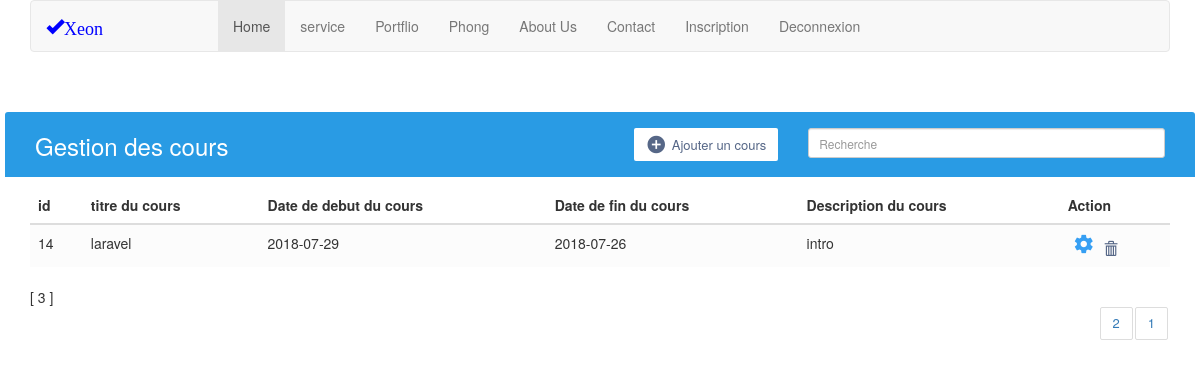
The app's page /cours_panel.php?page=3 with its own data.
### tables this page shows
CREATE TABLE `cours` (
  `id` int(20) NOT NULL,
  `titre` text NOT NULL,
  `debut` date NOT NULL,
  `fin` date NOT NULL,
  `description` text NOT NULL
);

### cours_panel.php (the view, shortened to what this page needs)
<!DOCTYPE html>
<html>
<head>
    <link rel="stylesheet" type="text/css" media="screen" href="main.css" />
<link rel="stylesheet" href="https://maxcdn.bootstrapcdn.com/font-awesome/4.7.0/css/font-awesome.min.css">
<link rel="stylesheet" href="https://maxcdn.bootstrapcdn.com/bootstrap/3.3.7/css/bootstrap.min.css">
</head>
<body>
<div class="container" >
  <nav class="navbar navbar-default">
    <div class="container-fluid">
      <div class="navbar-header">
        <a class="navbar-brand" href="#" style="margin-right: 100px;"> <span class="glyphicon glyphicon-ok" style="color: blue;" >Xeon</span></a>
      </div>
      <ul class="nav navbar-nav" class="nav">
        <li class="active" class="li"><a href="#">Home</a></li>
        <li class="li" ><a href="#">service</a></li>
        <li class="li" ><a href="#">Portflio</a></li>
        <li class="li" ><a href="#">Phong</a></li>
        <li class="li" ><a href="#">About Us</a></li>
        <li class="li" ><a href="#">Contact</a></li>
        <li class="li" ><a href="inscription.php">Inscription</a></li>
        <li class="li" ><a href='logout.php'>Deconnexion</a>
        </li>
      </ul>
    </div>
  </nav>
</div>
    <div class="container"   style="margin-top:5%">
        <div class="table-title">
            <div class="row">
                <div class="col-md-4">
                    <h2>Gestion des cours</h2>
                </div>
                <div class="col-md-4">
                    <a href="ajout.php" class="btn btn-primary"><i class="material-icons">&#xE147;</i> <span>Ajouter un cours</span></a>
                </div>
                <div class="col-md-4">
                    <input type="text" class="input-sm form-control"placeholder="Recherche" class="btn btn-default">
                </div>
            </div>
        </div>
<?php
$coursParPage =5;
include('connexion.php');
$retour_total = $con->query('SELECT COUNT(*) AS total FROM cours');
$donnees_total=$retour_total->fetch();
$total=$donnees_total['total'];
$nombreDePages=ceil($total/$coursParPage);
?>
<?php
if(isset($_GET['page']))
{
     $pageActuelle=intval($_GET['page']);
}
else
{
     $pageActuelle=1;
}
$premiereEntree=($pageActuelle-1)*$coursParPage;
?>
  <table class="table table-striped table-hover">
                <thead>
                    <tr>
                        <th>id</th>
                        <th>titre du cours</th>
						<th>Date de debut du cours </th>
                        <th>Date de fin du cours </th>
						<th>Description du cours</th>
                        <th>Action</th>
                    </tr>
                </thead>
                <tbody>
                <?php
                            include("connexion.php");
                $mor=$con->query("SELECT * FROM cours ORDER BY id LIMIT $premiereEntree,$coursParPage");
                while ($donnees = $mor->fetch())
                {
                    echo "<td> $donnees[id] </td> ";
                    echo "<td> $donnees[titre] </td> ";
                    echo "<td> $donnees[debut] </td>";
                    echo "<td> $donnees[fin]</td>";
                    echo "<td> $donnees[description] </td>";
                    echo "<td> <a href='edit.php?id=$donnees[id]' class='settings' title='modifier'><i class='material-icons'>&#xE8B8;</i></a>
                    <a href='delete.php?id=$donnees[id]' classe='delete' title='Supprimer' ><span class='glyphicon glyphicon-trash'></span></a> </td>";
                }
                 ?>
                 </tbody>
                   </table>
<?php
for($i=1; $i<=$nombreDePages; $i++)
{
     if($i==$pageActuelle)
     {
         echo " [ $i ] ";
     }
     else
     {
         echo "<div class='clearfix'>
                    <div class='hint-text'></div>
                    <ul class='pagination'>
                        <li class='page-item'><a href='cours_panel.php?page=$i' class='page-link'>$i</a></li>
                 </ul>";
     }
    }
?>
</body>
</html>

### main.css (style rules this page uses)
body { color: #566787; background: #f5f5f5; font-family: 'Varela Round', sans-serif; font-size: 13px; }
.table-title { padding-bottom: 15px; background: #299be4; color: #fff; padding: 16px 30px; margin: -20px -25px 10px; border-radius: 3px 3px 0 0; }
.table-title h2 { margin: 5px 0 0; font-size: 24px; }
.table-title .btn { color: #566787; float: right; font-size: 13px; background: #fff; border: none; min-width: 50px; border-radius: 2px; border: none; outline: none !important; margin-left: 10px; }
.table-title .btn i { float: left; font-size: 21px; margin-right: 5px; }
.table-title .btn span { float: left; margin-top: 2px; }
table.table td:last-child i { opacity: 0.9; font-size: 22px; margin: 0 5px; }
table.table td a { font-weight: bold; color: #566787; display: inline-block; text-decoration: none; }
table.table td a.settings { color: #2196F3; }
table.table td i { font-size: 19px; }
.pagination { float: right; margin: 0 0 5px; }
.pagination li a { border: none; font-size: 13px; min-width: 30px; min-height: 30px; color: #999; margin: 0 2px; line-height: 30px; border-radius: 2px !important; text-align: center; padding: 0 6px; }

### records on screen
cours: id "14", titre "laravel", debut "2018-07-29", fin "2018-07-26", description "intro"
